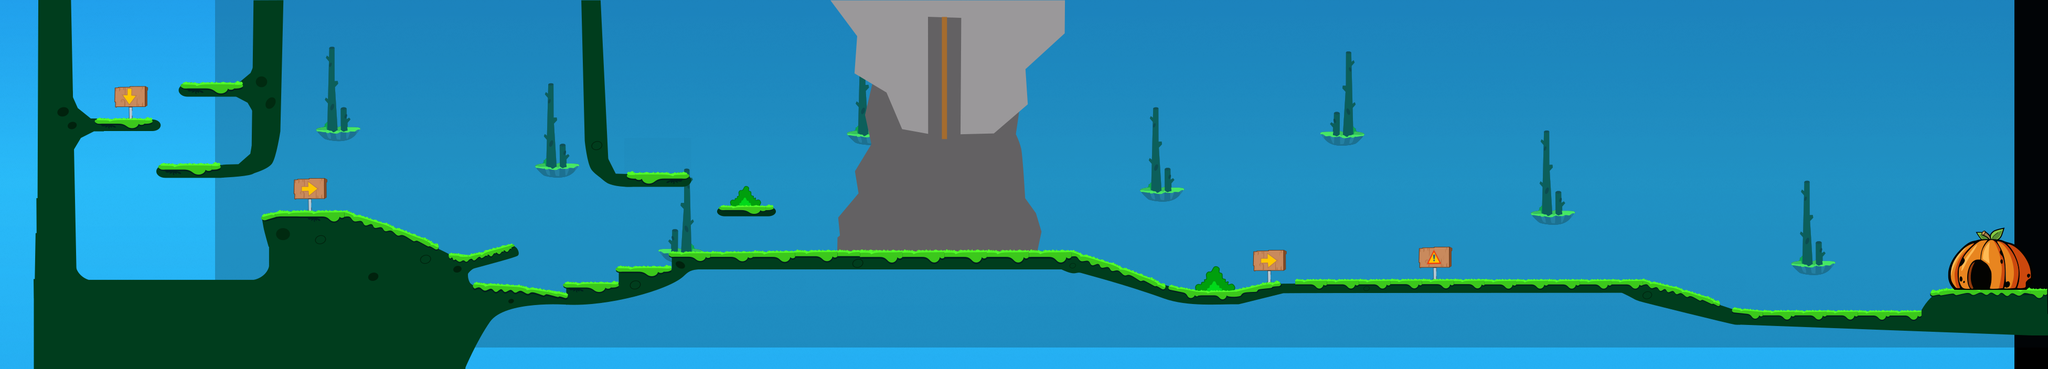

Rendered tile map (Tiled .tmx) drawn with the repository's tilesets; below, a short description and the map source with its tile grids summarised:
An orthogonal 61x11 tile map with 64x64 px tiles, 1 tile layer (ground), 6 tilesets, 2 image layers and 75 objects (27x EggEntity, 3x slope, topoGroundEntity, topoEntity, BarrierEntity, ...).

<map version="1.10" tiledversion="1.10.2" orientation="orthogonal" renderorder="right-down" width="61" height="11" tilewidth="64" tileheight="64" infinite="0" nextlayerid="27" nextobjectid="350">
 <tileset firstgid="1" source="tileset.tsx" />
 <tileset firstgid="57" source="side_tree.tsx" />
 <tileset firstgid="72" source="tree.tsx" />
 <tileset firstgid="93" source="improved_tileset.tsx" />
 <tileset firstgid="157" source="blocks.tsx" />
 <tileset firstgid="223" source="bouncing_tales_map1.tsx" />
 <imagelayer id="2" name="sky" repeatx="1">
  <image source="../img/background.png" width="3840" height="720" />
  <properties>
   <property name="ratio" type="float" value="0.5" />
   <property name="repeat" value="repeat-x" />
  </properties>
 </imagelayer>
 <imagelayer id="23" name="sky_trees" offsetx="410.887" offsety="-49.7252" parallaxx="1.1" parallaxy="1.1">
  <image source="../img/sky_trees.png" width="3840" height="712" />
 </imagelayer>
 <objectgroup id="26" name="effects">
  <object id="344" name="topoGroundEntity" x="2832.13" y="530.876" width="73.3018" height="15.7217" />
  <object id="346" name="topoEntity" x="2830.35" y="493.376" width="32.8827" height="58.9318">
   <properties>
    <property name="animationspeed" type="float" value="200" />
    <property name="frameheight" type="float" value="45" />
    <property name="framewidth" type="float" value="29" />
   </properties>
   <ellipse />
  </object>
 </objectgroup>
 <layer id="21" name="ground" width="61" height="11">
  <data>[671 cells, 657 non-empty, 657 distinct tile ids]</data>
 </layer>
 <objectgroup color="#007d7d" id="24" name="Entities">
  <object id="313" name="EggEntity" x="178.301" y="185.866" width="25" height="25">
   <properties>
    <property name="framewidth" type="float" value="25" />
    <property name="image" value="egg" />
   </properties>
   <ellipse />
  </object>
  <object id="314" name="EggEntity" x="437.062" y="211.002" width="25" height="25">
   <properties>
    <property name="framewidth" type="float" value="25" />
    <property name="image" value="egg" />
   </properties>
   <ellipse />
  </object>
  <object id="315" name="EggEntity" x="176.823" y="486.028" width="25" height="25">
   <properties>
    <property name="framewidth" type="float" value="25" />
    <property name="image" value="egg" />
   </properties>
   <ellipse />
  </object>
  <object id="316" name="EggEntity" x="462.199" y="477.156" width="25" height="25">
   <properties>
    <property name="framewidth" type="float" value="25" />
    <property name="image" value="egg" />
   </properties>
   <ellipse />
  </object>
  <object id="317" name="EggEntity" x="518.387" y="366.259" width="25" height="25">
   <properties>
    <property name="framewidth" type="float" value="25" />
    <property name="image" value="egg" />
   </properties>
   <ellipse />
  </object>
  <object id="318" name="EggEntity" x="623.012" y="364.78" width="25" height="25">
   <properties>
    <property name="framewidth" type="float" value="25" />
    <property name="image" value="egg" />
   </properties>
   <ellipse />
  </object>
  <object id="319" name="EggEntity" x="770.245" y="409.9" width="25" height="25">
   <properties>
    <property name="framewidth" type="float" value="25" />
    <property name="image" value="egg" />
   </properties>
   <ellipse />
  </object>
  <object id="320" name="EggEntity" x="910.787" y="521.642" width="25" height="25">
   <properties>
    <property name="framewidth" type="float" value="25" />
    <property name="image" value="egg" />
   </properties>
   <ellipse />
  </object>
  <object id="321" name="EggEntity" x="985.478" y="369.315" width="25" height="25">
   <properties>
    <property name="framewidth" type="float" value="25" />
    <property name="image" value="egg" />
   </properties>
   <ellipse />
  </object>
  <object id="322" name="EggEntity" x="1024.55" y="350.412" width="25" height="25">
   <properties>
    <property name="framewidth" type="float" value="25" />
    <property name="image" value="egg" />
   </properties>
   <ellipse />
  </object>
  <object id="323" name="EggEntity" x="1069.91" y="356.713" width="25" height="25">
   <properties>
    <property name="framewidth" type="float" value="25" />
    <property name="image" value="egg" />
   </properties>
   <ellipse />
  </object>
  <object id="324" name="EggEntity" x="1240.05" y="467.614" width="25" height="25">
   <properties>
    <property name="framewidth" type="float" value="25" />
    <property name="image" value="egg" />
   </properties>
   <ellipse />
  </object>
  <object id="325" name="EggEntity" x="1274.07" y="375.616" width="25" height="25">
   <properties>
    <property name="framewidth" type="float" value="25" />
    <property name="image" value="egg" />
   </properties>
   <ellipse />
  </object>
  <object id="326" name="EggEntity" x="1424.04" y="443.669" width="25" height="25">
   <properties>
    <property name="framewidth" type="float" value="25" />
    <property name="image" value="egg" />
   </properties>
   <ellipse />
  </object>
  <object id="327" name="EggEntity" x="1368.59" y="359.233" width="25" height="25">
   <properties>
    <property name="framewidth" type="float" value="25" />
    <property name="image" value="egg" />
   </properties>
   <ellipse />
  </object>
  <object id="329" name="EggEntity" x="1882.77" y="433.587" width="25" height="25">
   <properties>
    <property name="framewidth" type="float" value="25" />
    <property name="image" value="egg" />
   </properties>
   <ellipse />
  </object>
  </objectgroup>
 <objectgroup id="10" name="mainPlayer">
  <!-- 42 objects omitted --></objectgroup>
 <objectgroup id="11" name="collision" offsetx="2.74873" offsety="-1.06178">
  <!-- 41 objects omitted --></objectgroup>
</map>
<!-- 57 of 75 objects omitted -->